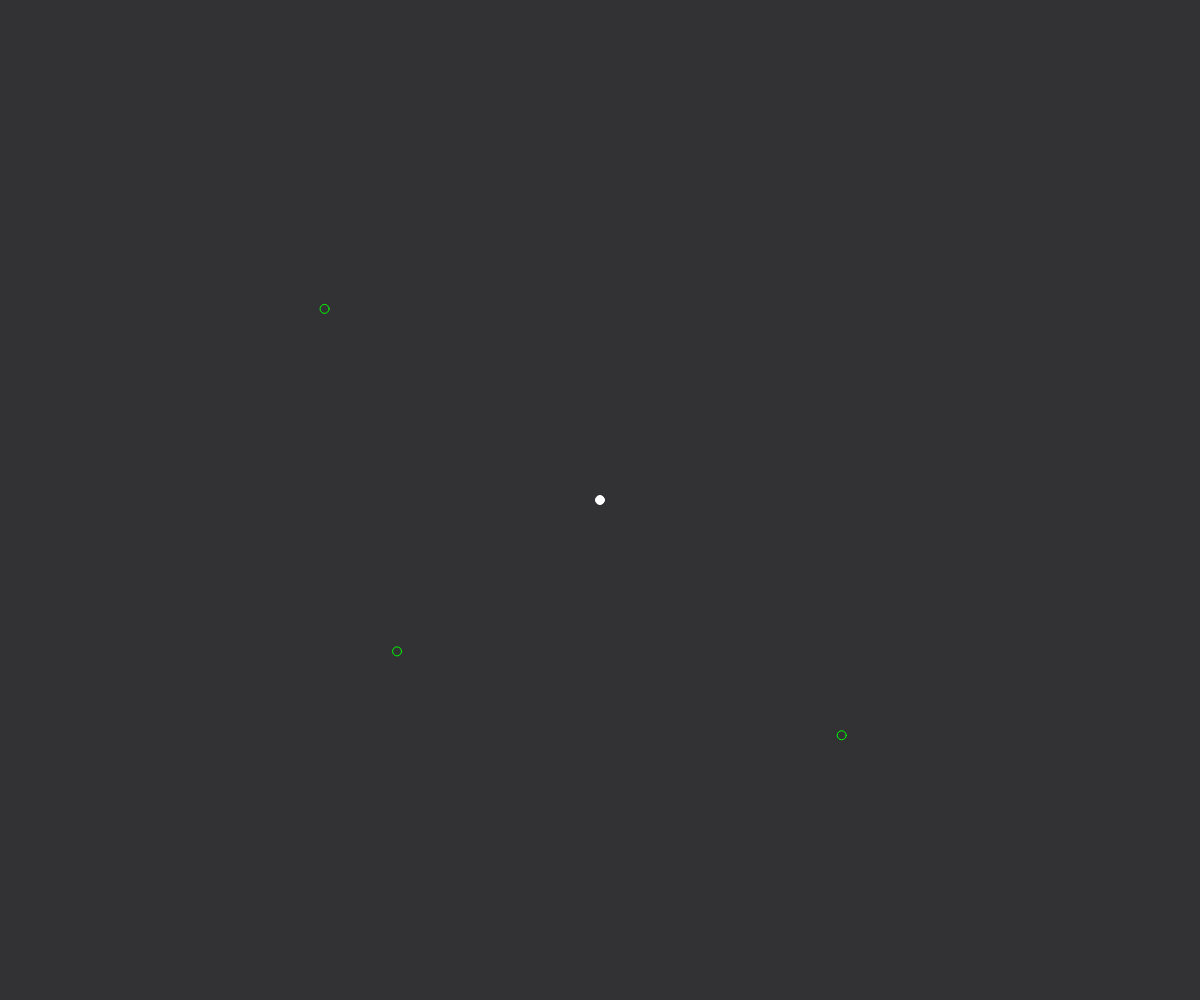
Frame 1 (no input)
Frame 60 (no input): blank canvas, image omitted
Frame 120 (the mouse pressed at the canvas centre since frame 60): blank canvas, image omitted

The p5.js sketch that drew this single still picture (run headless with seeded random() and noise() and a simulated clock; from frame 60 on, the mouse is pressed at the canvas centre):

// p5.js sketch
// ── sketch.js
let pos, x, y, f1, f2, f3, w1;

const getRandom = (min, max) => {
  return Math.random() * (max - min) + min;
}

class Food {
  constructor(fX, fY) {
    this.fX = fX;
    this.fY = fY;
  }
}

class Walker {
  constructor(wX, wY) {
    this.wX = wX;
    this.wY = wY;
  }
}

Food.prototype.display = function() {
  noFill();
  stroke(0, 255, 0);
  ellipse(this.fX, this.fY, 9, 9);
}

Walker.prototype.display = function() {
  fill(255);
  stroke(255);
  ellipse(this.wX, this.wY, 9, 9);
}

Walker.prototype.walk = function() {
  let step = p5.Vector.random2D();
  let r = random(1);

  if (r < 0.85) {
    step.mult(0);
  } else if (r < 0.9) {
    step.mult(random(15, 30));
  } else {
    step.setMag(3);
  }

  pos.add(step);
}

function setup() {
  createCanvas(windowWidth, windowHeight);
  x = windowWidth / 2;
  y = windowHeight / 2;
  pos = createVector(windowWidth / 2, windowHeight / 2);

  const vw = windowWidth / 4;
  const vh = windowHeight / 4;

  f1 = new Food(getRandom(x - vw, x + vw), getRandom(y - vh, y + vh));
  f2 = new Food(getRandom(x - vw, x + vw), getRandom(y - vh, y + vh));
  f3 = new Food(getRandom(x - vw, x + vw), getRandom(y - vh, y + vh));
}

function windowResized() {
  resizeCanvas(windowWidth, windowHeight);
}

function draw() {
  background(50, 50, 52);

  f1.display();
  f2.display();
  f3.display();

  w1 = new Walker(pos.x, pos.y);
  w1.display();
  w1.walk();
}

// ── style.css
html, body {
  background-color: rgb(50, 50, 52);
  display: flex;
  margin: 0;
  padding: 0;
}
